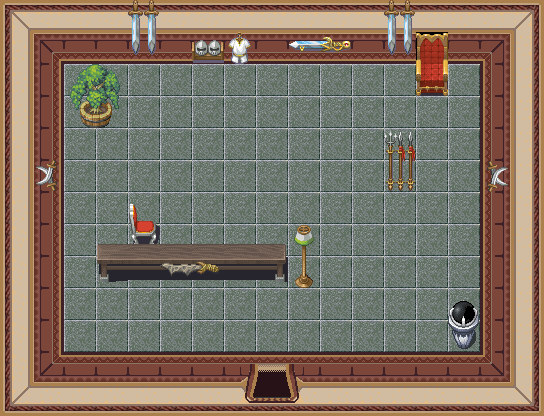

Tiled map render using the project's own tile images. Description and the map definition, with tile-layer contents summarised, below:
An orthogonal 17x13 tile map with 32x32 px tiles, 6 tile layers (0_floor, 1_terrain, 2_object, 3_roof, ...), 1 hidden layer not drawn, 10 tilesets.

<map version="1.2" tiledversion="1.2.2" orientation="orthogonal" renderorder="right-down" width="17" height="13" tilewidth="32" tileheight="32" infinite="0" nextlayerid="8" nextobjectid="1">
 <tileset firstgid="1" name="int_wall_dark_red" tilewidth="32" tileheight="32" tilecount="16" columns="4">
  <image source="../../tileset/building/wall/int_wall_dark_red.png" width="128" height="128" />
 </tileset>
 <tileset firstgid="17" name="int_wall_dark_red_corners" tilewidth="32" tileheight="32" tilecount="16" columns="4">
  <image source="../../tileset/building/wall/int_wall_dark_red_corners.png" width="128" height="128" />
 </tileset>
 <tileset firstgid="33" name="dark_red_ns" tilewidth="32" tileheight="32" tilecount="12" columns="3">
  <image source="../../tileset/building/entrance/dark_red_ns.png" width="96" height="128" />
 </tileset>
 <tileset firstgid="45" name="collision" tilewidth="32" tileheight="32" tilecount="1" columns="1">
  <image source="../../tileset/logic/collision.png" width="32" height="32" />
 </tileset>
 <tileset firstgid="46" name="fotele_czerwone_zaslona" tilewidth="32" tileheight="32" tilecount="30" columns="5">
  <image source="../../tileset/pol/wyposazenie/fotele_czerwone_zaslona.png" width="160" height="192" />
 </tileset>
 <tileset firstgid="76" name="kula_czarna" tilewidth="32" tileheight="32" tilecount="4" columns="2">
  <image source="../../tileset/pol/wyposazenie/kula_czarna.png" width="64" height="64" />
 </tileset>
 <tileset firstgid="80" name="roslinki_drzewka" tilewidth="32" tileheight="32" tilecount="32" columns="16">
  <image source="../../tileset/pol/natura/kwiaty/roslinki_drzewka.png" width="512" height="64" />
 </tileset>
 <tileset firstgid="112" name="kafelki" tilewidth="32" tileheight="32" tilecount="36" columns="6">
  <image source="../../tileset/pol/domki/podloga/kafelki_blyszczace.png" width="192" height="192" />
 </tileset>
 <tileset firstgid="148" name="miecze" tilewidth="32" tileheight="32" tilecount="24" columns="6">
  <image source="../../tileset/pol/wyposazenie/miecze.png" width="192" height="128" />
 </tileset>
 <tileset firstgid="172" name="biorko" tilewidth="32" tileheight="32" tilecount="6" columns="3">
  <image source="../../tileset/pol/wyposazenie/stoly/drewniana_lawa.png" width="96" height="64" />
 </tileset>
 <layer id="1" name="0_floor" width="17" height="13">
  <data>[221 cells, 164 non-empty, 1 distinct tile ids]</data>
 </layer>
 <layer id="2" name="1_terrain" width="17" height="13">
  <data>[221 cells, 116 non-empty, 31 distinct tile ids]</data>
 </layer>
 <layer id="3" name="2_object" width="17" height="13">
  <data>[221 cells, 17 non-empty, 14 distinct tile ids]</data>
 </layer>
 <layer id="4" name="3_roof" width="17" height="13">
  <data>[221 cells, 12 non-empty, 9 distinct tile ids]</data>
 </layer>
 <layer id="5" name="objects" width="17" height="13">
  <data>[221 cells, 0 non-empty, 0 distinct tile ids]</data>
 </layer>
 <layer id="6" name="collision" width="17" height="13" visible="0">
  <data>[221 cells, 115 non-empty, 1 distinct tile ids]</data>
 </layer>
 <layer id="7" name="protection" width="17" height="13">
  <data>[221 cells, 0 non-empty, 0 distinct tile ids]</data>
 </layer>
</map>
